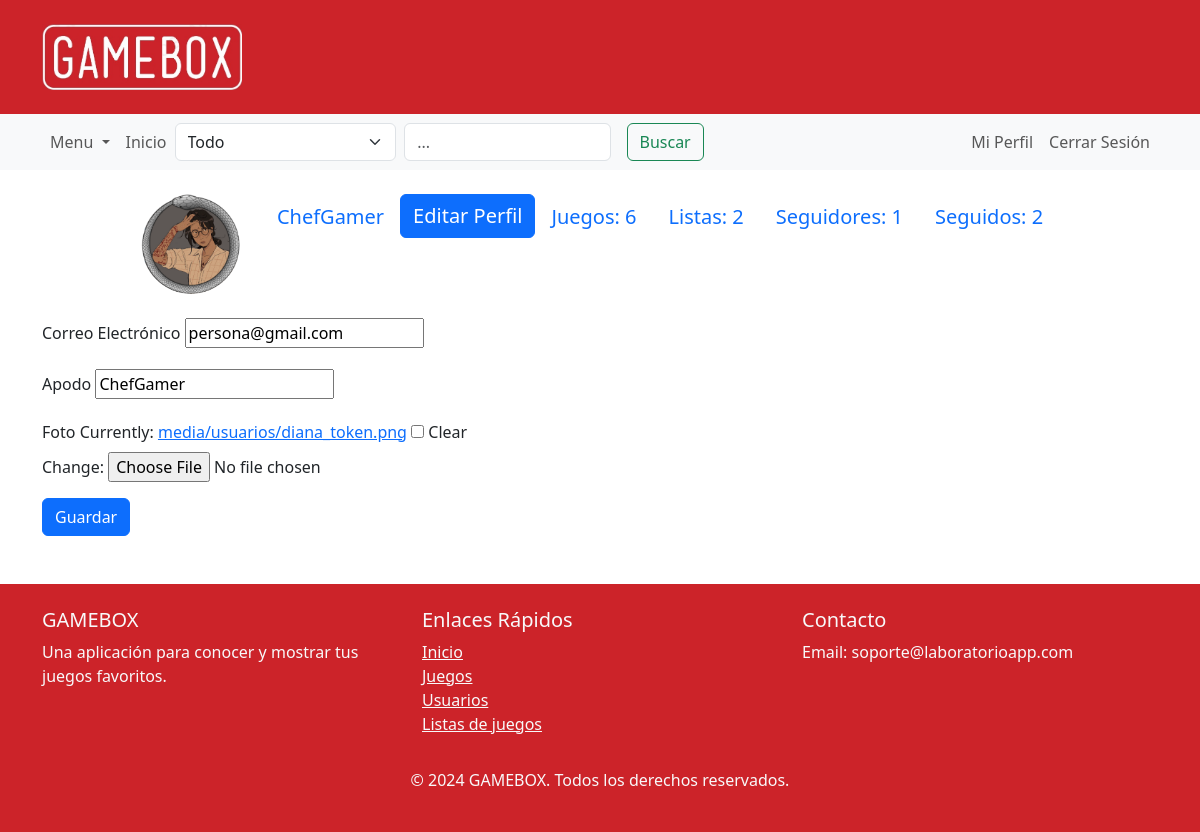
The app's page /editar/ (signed in), older data.
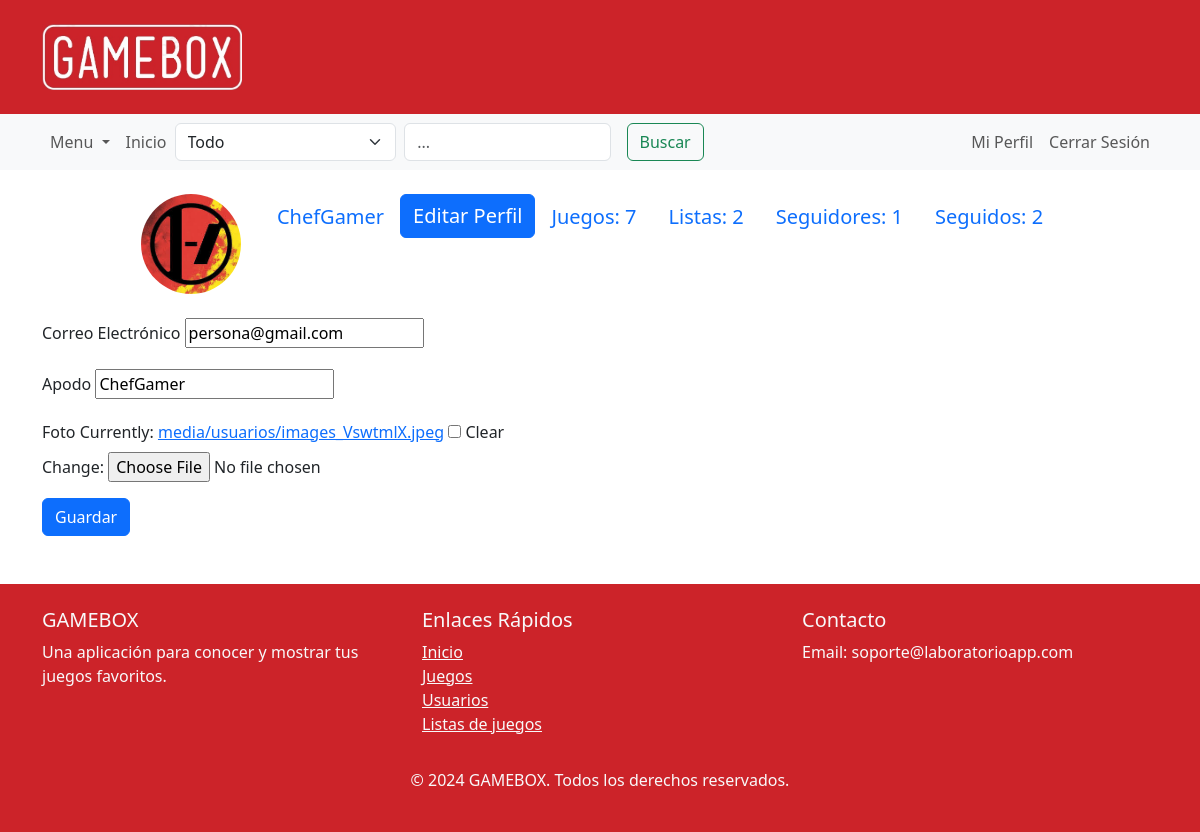
The same page, newer data.
### domain/models.py (models this page shows, shortened)
class Usuario(models.Model):
    nickname = models.CharField(max_length=30, unique=True)
    foto = models.ImageField(upload_to="media/usuarios/", default="media/usuarios/generica.jpg")
    cuenta = models.OneToOneField(User, on_delete=models.CASCADE)
    objects = UsuarioManager()
    def __str__(self):
        return self.nickname
    def cant_listas_de_juegos(self):
        return self.listas_de_juegos.count()
    def cant_juegos_jugados(self):
        return self.reseñas.count()
    def cant_seguidores(self):
        return self.seguido_por.count()
    def cant_seguidos(self):
        return self.sigue_a.count()

### domain/views.py (the view, shortened to what this page needs)
# urls.py: path('editar/', EditarPerfilController.as_view(), name='edit_profile'),
class EditarPerfilController(FormView):
    template_name = 'forms/editar_perfil.html'
    form_class = UsuarioEditForm
    def get_initial(self):
        initial = super().get_initial()
        usuario = Usuario.objects.get_user_from_request(self.request)
        initial['nickname'] = usuario.nickname
        initial['email_address'] = usuario.cuenta.email
        initial['foto'] = usuario.foto
        self.success_url = reverse_lazy('profile', kwargs={'id': usuario.id})
        return initial
    def get_context_data(self, **kwargs):
        context = super().get_context_data(**kwargs)
        context['session'] = True
        return context

### domain/forms.py (shortened to what this page needs)
class UsuarioEditForm(forms.Form):
    email_address = forms.EmailField(label='Correo Electrónico')
    nickname = forms.CharField(label='Apodo')
    foto = forms.ImageField(label='Foto', required=False)

### domain/context_processors.py (called while the page is built)
def search_form(request):
    user_session = Usuario.objects.get_user_from_request(request)
    return {'user_session': user_session}

### domain/models.py (called while the page is built)
    def get_user_from_request(self, request):
        if request.user.is_authenticated:
            try:
                return self.get(cuenta=request.user)
            except self.model.DoesNotExist:
                return None
        return None

### domain/templates/forms/editar_perfil.html (shortened to what this page needs)
<!DOCTYPE html>
<html>
{% extends "main.html" %}
{% block profile %}
{% include "navs/profile_nav.html" %}
{%endblock%}
{% block content %}
<form method="post" enctype="multipart/form-data">
    <div class="mb-3">
        <label for="{{ form.email_address.id_for_label }}" class="form-label">{{ form.email_address.label }}</label>
        {{ form.email_address }}
    </div>
    <div class="mb-3">
        <label for="{{ form.nickname.id_for_label }}" class="form-label">{{ form.nickname.label }}</label>
        {{ form.nickname }}
    </div>
    <div class="mb-3">
        <label for="{{ form.foto.id_for_label }}" class="form-label">{{ form.foto.label }}</label>
        {{ form.foto }}
    </div>
    <button type="submit" class="btn btn-primary">Guardar</button>
</form>
{% endblock %}

### domain/templates/navs/profile_nav.html (shortened to what this page needs)
<!DOCTYPE html>
<html lang="en">
<head>
</head>
<body>
<div class="container">
    <br>
    <ul class="nav justify-content-center">
        {% if session %}
        <li class="nav-item">
            <img src="{{ user_session.foto.url }}" alt="Foto de perfil" class="profile-img">
        </li>
        <li class="nav-item">
          <a class="nav-link active" aria-current="page" href="{% url 'profile' id=user_session.id %}">
              <span class="fs-5">{{ user_session }}</span>
          </a>
      </li>
        <li class="nav-item">
            <a href="{% url 'edit_profile' %}" class="btn btn-primary">
                <span class="fs-5">Editar Perfil</span>
            </a>
        </li>
        <li class="nav-item">
            <a class="nav-link active" aria-current="page" href="{% url 'yourGames' id_usuario=user_session.id %}">
                <span class="fs-5">Juegos: {{ user_session.cant_juegos_jugados }}</span>
            </a>
        </li>
        <li class="nav-item">
            <a class="nav-link" href="{% url 'yourLists' id_usuario=user_session.id %}">
                <span class="fs-5">Listas: {{ user_session.cant_listas_de_juegos }}</span>
            </a>
        </li>
        <li class="nav-item">
            <a class="nav-link" href="{% url 'followers' id=user_session.id %}">
                <span class="fs-5">Seguidores: {{ user_session.cant_seguidores }}</span>
            </a>
        </li>
        <li class="nav-item">
            <a class="nav-link" href="{% url 'follow' id=user_session.id %}">
                <span class="fs-5">Seguidos: {{ user_session.cant_seguidos }}</span>
            </a>
        </li>
        {% endif %}
    </ul>
</div>
</body>
</html>

Row changes from the older to the newer data that the page shows:
changed Usuario "ChefGamer": foto: a different picture; cant_juegos_jugados "6" → "7"
Text that changed along with them:
text no longer shown: "Currently: media/usuarios/diana_token.png Clear Change:"
text now shown: "Currently: media/usuarios/images_VswtmlX.jpeg Clear Change:"
